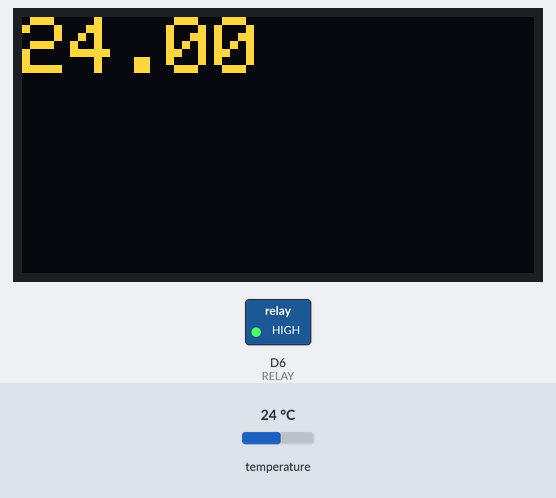
A sketch run on a simulated ESP8266 (NodeMCU). Parts: 128×64 one-colour display, switched loads named in the sketch (green lamp = pin HIGH). Inputs (shaded band) come from the test bench; at power-on: temperature 24 °C. The OLED is the two-colour kind (top 16 rows yellow); WiFi joins after 1.5 s; servers stay silent unless stated; what the sketch prints to the serial monitor is not drawn.

Above: at 5.7 s.
5.8 s: temperature set to 12 °C
At 7.3 s:
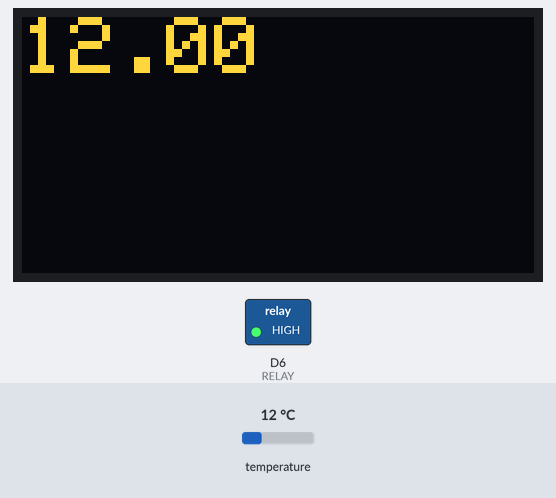
8.3 s: temperature set to 19 °C
At 9.5 s:
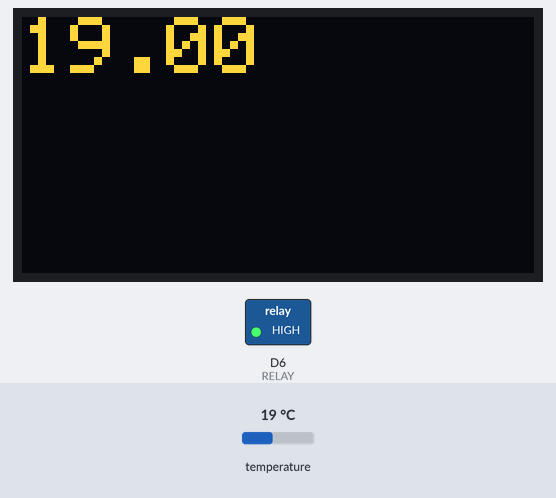
10.5 s: temperature set to 28 °C
At 12.9 s:
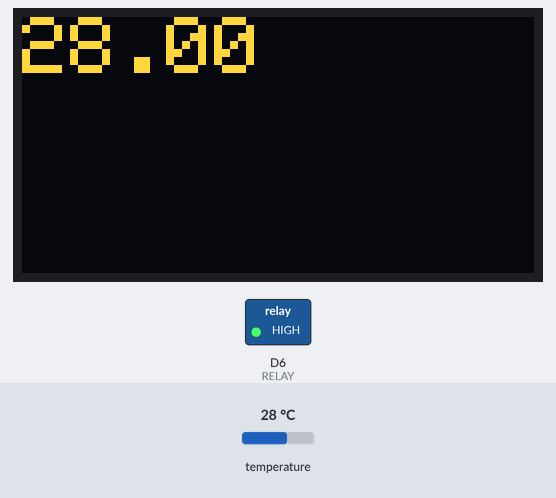
Timing chart, 0 to 14.4 s (numbered marks = the images above; inputs shaded):
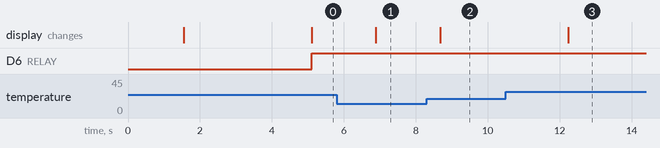

Measured:
- after the input at 5.8 s, the display: changes after 1.1 s (image 1)
- after the input at 8.3 s, the display: changes after 0.38 s (image 2)
- after the input at 10.5 s, the display: changes after 1.7 s (image 3)

The sketch:

heater.ino
```cpp
#include <SPI.h>
#include <Wire.h>
#include <Adafruit_GFX.h>
#include <Adafruit_SSD1306.h>

#include <ESP8266WiFi.h>
#include <ESP8266HTTPClient.h>

#include <OneWire.h>
#include <DallasTemperature.h>

#define SCREEN_WIDTH 128
#define SCREEN_HEIGHT 64
#define OLED_RESET -1
#define ONE_WIRE_BUS D5
#define RELAY D6
#define HIT_TOP 1
#define HIT_BOTTOM 2
#define SUHU_MAX 80.0
#define SUHU_MIN 60.0

Adafruit_SSD1306 display(SCREEN_WIDTH, SCREEN_HEIGHT, &Wire, OLED_RESET);

OneWire oneWire(ONE_WIRE_BUS);
DallasTemperature sensors(&oneWire);

WiFiClient wifi;
HTTPClient http;

byte hitLast = HIT_BOTTOM;
boolean relayStatus = HIGH;

float suhu = 0;
float suhuLast = 0;
int counter = 0;

void setup() {
  Serial.begin(115200);
//  pinMode(LED_BUILTIN, OUTPUT);
  pinMode(RELAY, OUTPUT);

  WiFi.mode(WIFI_STA);
  WiFi.begin("ssid", "password");
  while (WiFi.status() != WL_CONNECTED) {
    delay(500);
    Serial.print(".");
  }

  sensors.begin();

  if(!display.begin(SSD1306_SWITCHCAPVCC, 0x3C)) { // Address 0x3D for 128x64
    Serial.println(F("SSD1306 allocation failed"));
    for(;;);
  }
  delay(2000);

  display.clearDisplay();
//  display.ssd1306_command(SSD1306_SETCONTRAST);
//  display.ssd1306_command(0x8F);
//  display.ssd1306_command(0x47);
//  display.dim(true);
  display.setTextSize(2);
  display.setTextColor(WHITE);

  sensors.requestTemperatures();
  suhu = sensors.getTempCByIndex(0);
  if (suhu > SUHU_MAX) {
    hitLast = HIT_TOP;
    relayStatus = LOW;
  }
}

void loop() {
  sensors.requestTemperatures();
  suhu = sensors.getTempCByIndex(0);

  if (suhu < 0) {
    delay(1000);
    return;
  }

  Serial.println(suhu);

  if (suhu != suhuLast) {
    suhuLast = suhu;

    display.clearDisplay();
    display.setCursor(0,0);
    display.println(suhu);
    display.display();
  }

  if (suhu > SUHU_MAX && hitLast == HIT_BOTTOM) {
    hitLast = HIT_TOP;
    relayStatus = LOW;
    Send(suhu, relayStatus);
  }
  else if (suhu < SUHU_MIN && hitLast == HIT_TOP) {
    hitLast = HIT_BOTTOM;
    relayStatus = HIGH;
    Send(suhu, relayStatus);
  }

  digitalWrite(RELAY, relayStatus);

  if (counter++ > 15) {
    Send(suhu, relayStatus);
    counter = 0;
  }

  delay(1000);
}

void Send(float suhu, boolean relay) {
  Serial.print("Sending.. ");
  String url = "http://api.thingspeak.com/update?api_key=SECRETAPIKEY";
  url.concat("&field1="+ String(suhu));
  url.concat("&field2="+ String(relay));
  if (http.begin(wifi,url)) {
    http.GET();
    http.end();
    Serial.println("OK");
  }
  else {
    Serial.println("Err?");
  }
}
```
